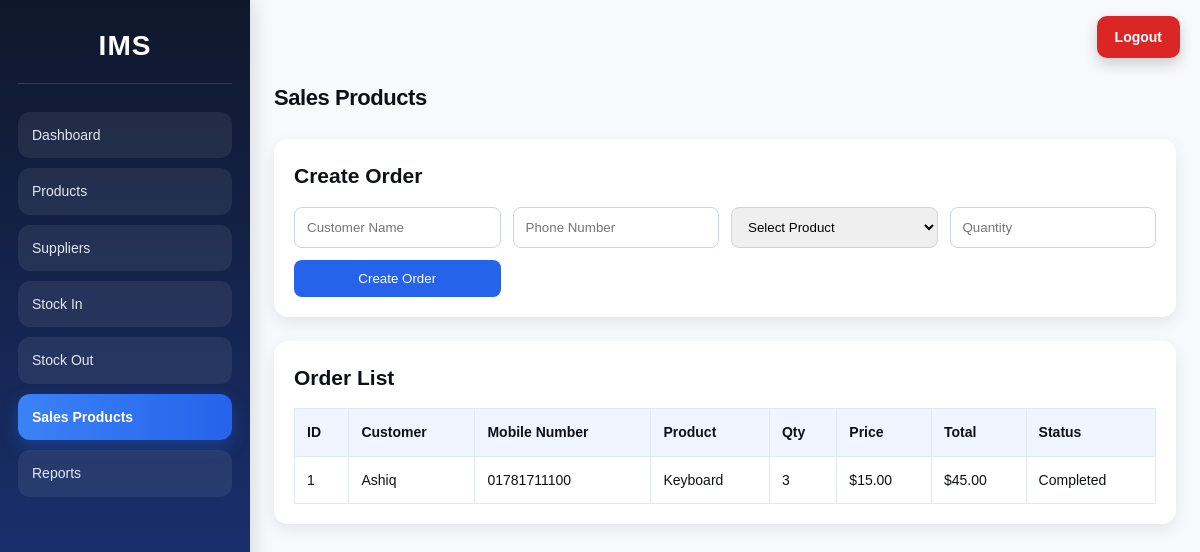
Screenshot of /orders.php (signed in) with the database file from the repository.
### tables this page shows
CREATE TABLE orders (

id INTEGER PRIMARY KEY AUTOINCREMENT,
customer_name TEXT,
product_id INTEGER,
phone_number TEXT,
quantity INTEGER,
unit_price REAL,
total_price REAL,
status TEXT,
created_at DATETIME DEFAULT CURRENT_TIMESTAMP

);

CREATE TABLE products (
    id INTEGER PRIMARY KEY AUTOINCREMENT,
    name TEXT NOT NULL,
    category TEXT NOT NULL,
    quantity INTEGER NOT NULL DEFAULT 0,
    price REAL NOT NULL DEFAULT 0,
    reorder_level INTEGER NOT NULL DEFAULT 5,
    supplier_id INTEGER NULL,
    FOREIGN KEY (supplier_id) REFERENCES suppliers(id) ON DELETE SET NULL
);

### orders.php (the view, shortened to what this page needs)
<?php
require_once 'includes/auth_check.php';
$orders = $pdo->query("SELECT o.*, p.name AS product_name FROM orders o JOIN products p ON o.product_id = p.id ORDER BY o.id DESC")->fetchAll();
require_once 'includes/header.php';
?>
<h1>Sales Products</h1>
<section class="panel">
<h2>Create Order</h2>
<form method="POST" class="grid-form">
<input type="text" name="customer_name" placeholder="Customer Name" required>
<input type="text" name="phone_number" placeholder="Phone Number" required>
<select name="product_id" required>
<option value="">Select Product</option>
</select>
<input type="number" name="quantity" placeholder="Quantity" min="1" required>
<button type="submit">Create Order</button>
</form>
</section>
<section class="panel">
<h2>Order List</h2>
<table>
<tr>
<th>ID</th>
<th>Customer</th>
<th>Mobile Number</th>
<th>Product</th>
<th>Qty</th>
<th>Price</th>
<th>Total</th>
<th>Status</th>
</tr>
<?php foreach($orders as $o): ?>
<tr>
<td><?= $o['id'] ?></td>
<td><?= htmlspecialchars($o['customer_name']) ?></td>
<td><?= htmlspecialchars($o['phone_number']) ?></td>
<td><?= htmlspecialchars($o['product_name']) ?></td>
<td><?= $o['quantity'] ?></td>
<td>$<?= number_format($o['unit_price'], 2) ?></td>
<td>$<?= number_format($o['total_price'], 2) ?></td>
<td><?= htmlspecialchars($o['status']) ?></td>
</tr>
<?php endforeach; ?>
</table>
</section>
<?php require_once 'includes/footer.php'; ?>

### assets/style.css (style rules this page uses)
:root { --bg: #f8f9fc; --surface: #ffffff; --surface-2: #f1f4f9; --text-primary: #0d1117; --sidebar-bg: #0d1117; --sidebar-text: #c9d0de; --sidebar-hover: #1a1f2e; --shadow-sm: 0 1px 3px rgba(13,17,23,0.06), 0 1px 2px rgba(13,17,23,0.04); --shadow-md: 0 4px 12px rgba(13,17,23,0.08), 0 2px 4px rgba(13,17,23,0.04); --shadow-lg: 0 8px 24px rgba(13,17,23,0.10),0 3px 8px rgba(13,17,23,0.05); --radius-sm: 6px; --radius-md: 10px; --radius-lg: 14px; --radius-xl: 18px; -transition: 0.18s cubic-bezier(0.4, 0,0.2,1); }
* { margin: 0; padding: 0; box-sizing: border-box; font-family: Arial, sans-serif; }
body { font-family: 'DM Sans',sans-serif; background: var(--bg); color: var(--text-primary); font-size: 14px; line-height: 1.6; -webkit-font-smoothing: antialiased; }
h1 { font-size: 22px; font-weight: 600; letter-spacing: -0.02em; color: var(--text-primary); margin-bottom: 24px; }
.panel { background: white; padding: 20px; border-radius: 14px; box-shadow: 0 6px 16px rgba(0,0,0,0.08); margin-bottom: 24px; }
.panel h2 { margin-bottom: 14px; }
.grid-form { display: grid; grid-template-columns: repeat(auto-fit, minmax(180px, 1fr)); gap: 12px; margin-top: 10px; }
input, select, button { padding: 11px 12px; border-radius: 8px; border: 1px solid #cbd5e1; }
button { background: #2563eb; color: white; border: none; cursor: pointer; }
table { width: 100%; border-collapse: collapse; margin-top: 14px; }
table th, table td { border: 1px solid #e2e8f0; padding: 12px; text-align: left; }
table th { background: #eff6ff; }

### rows the page displays
orders: id "1", customer_name "Ashiq", phone_number "01781711100", product.name "Keyboard", quantity "3", unit_price "15.00", total_price "45.00", status "Completed"
